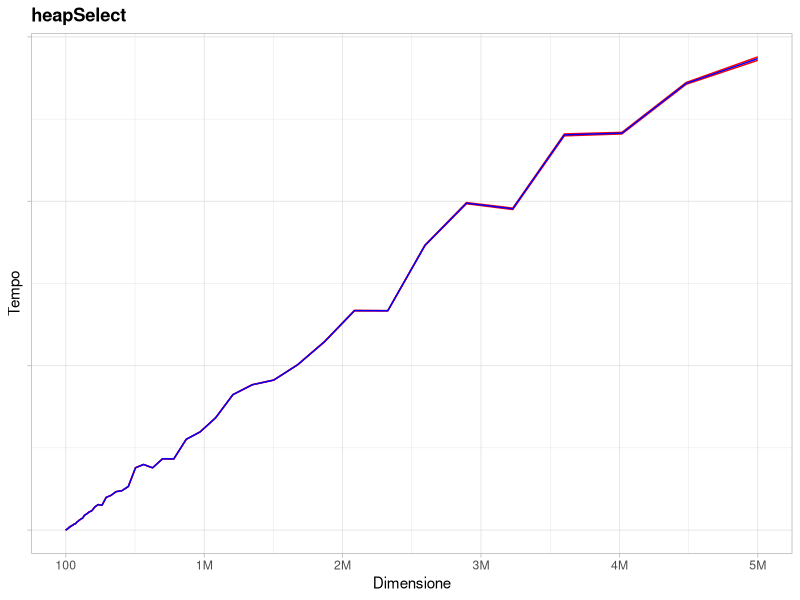
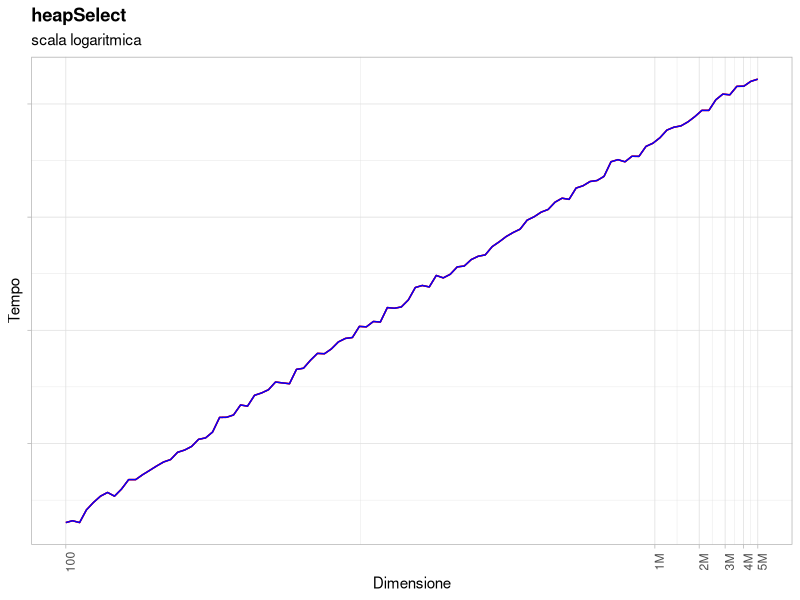
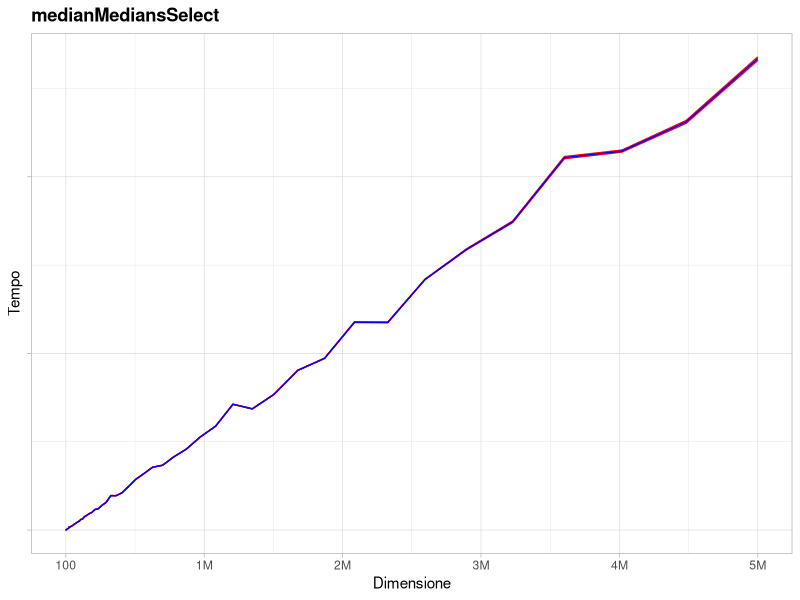
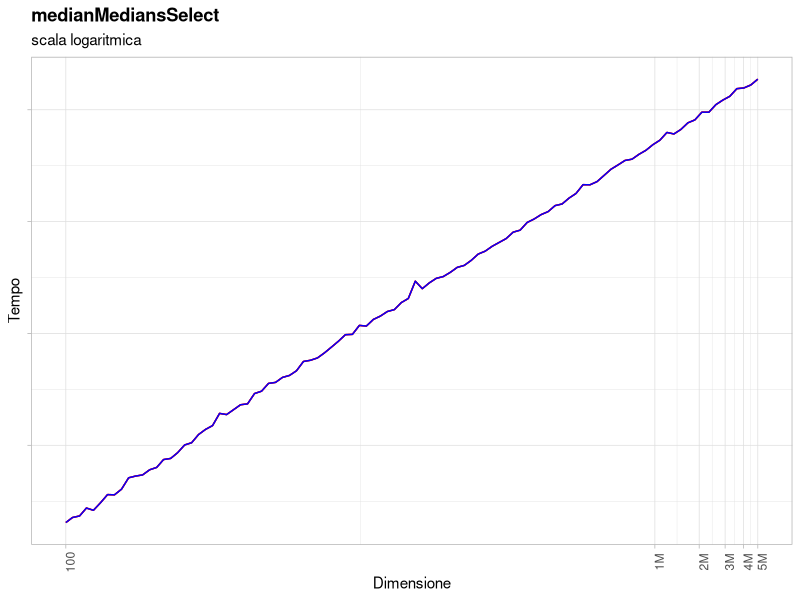
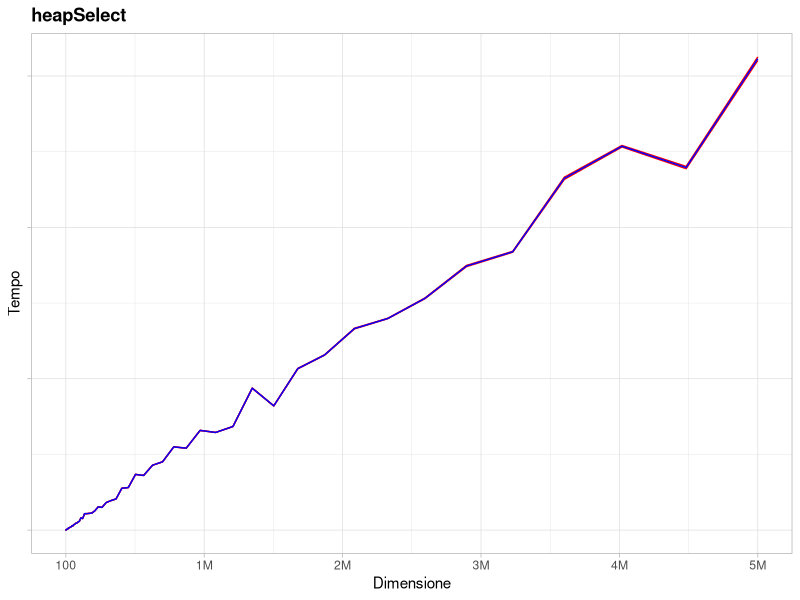
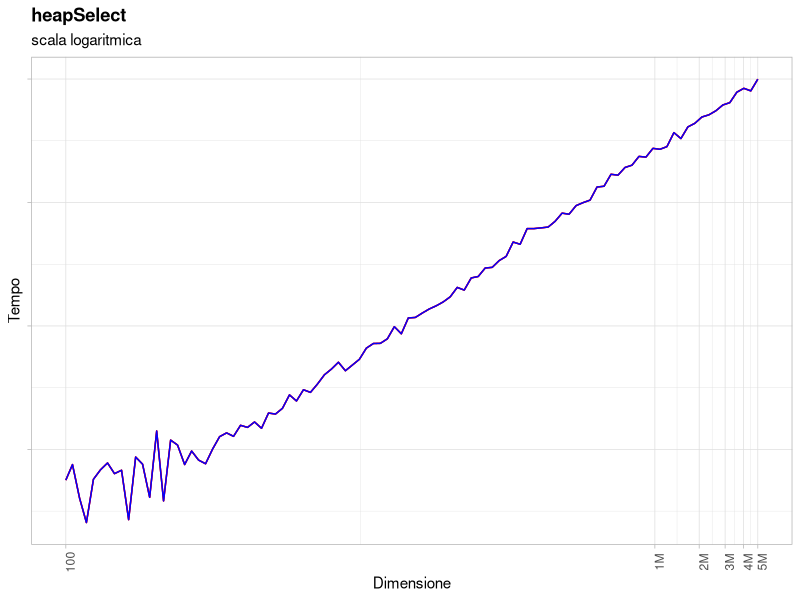
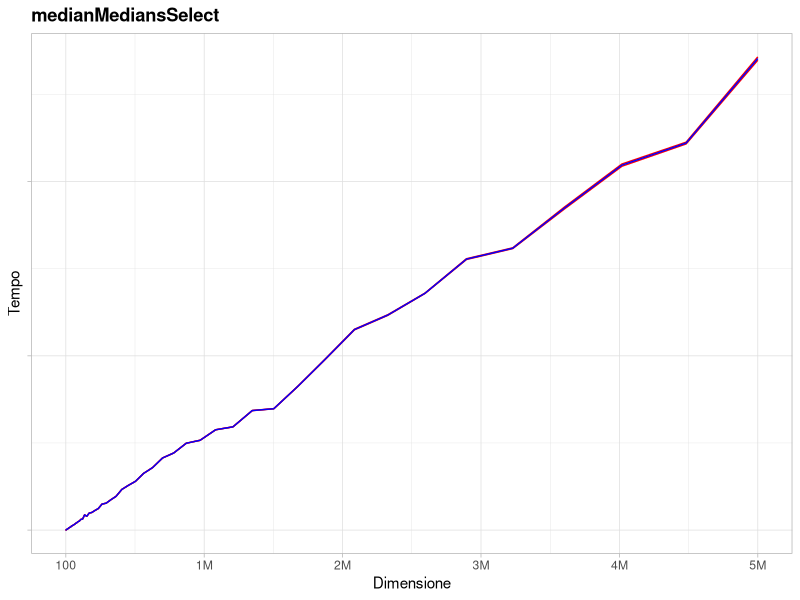
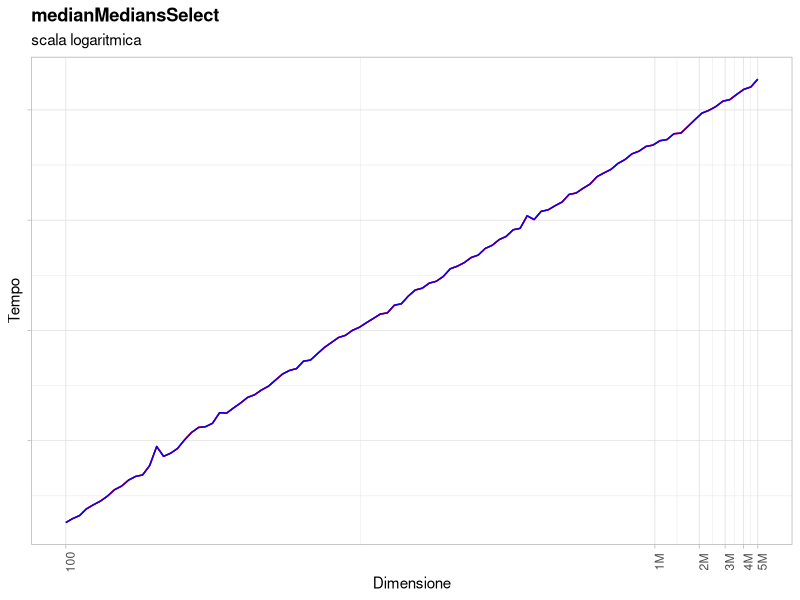

These charts were generated, in order, by the following R code:
## ---- chunk 1
library(dplyr)
library(ggplot2)
## ---- chunk 2
# importare da folder dataset/
fixed_k <- read.csv("dataset/fixed_k_times.csv")
random_k <- read.csv("dataset/random_k_times.csv")
worst_case <- read.csv("dataset/worst_case_qk.csv")
## ---- chunk 3
# statistiche (media, varianza) algoritmi con k fissato
fixed_k_stats <- fixed_k %>%
  group_by( size, algorithm ) %>%
  summarise( average_time = mean(time), variance = var(time) ) %>%
  arrange( size )
# View(fixed_k_stats)

# statistiche (media, varianza) algoritmi con k random
random_k_stats <- random_k %>%
  group_by( size, algorithm ) %>%
  summarise( average_time = mean(time), variance = var(time) ) %>%
  arrange( size )
# View(random_k_stats)

# statistiche (media, varianza) per il caso peggiore quickSelect
worst_case_stats <- worst_case %>%
  group_by( size ) %>%
  summarise( average_time = mean(time), variance = var(time) ) %>%
  arrange( size )
# View(worst_case_stats)
## ---- chunk 4
plot_algorithm <- function(algorithm_df, algorithm_name){
  algorithm_df %>% 
    filter(algorithm == algorithm_name) %>% 
    ggplot(aes(x = size, y = average_time)) +
    geom_ribbon(aes(ymin = (average_time - (variance/2)), ymax = (average_time + (variance/2))), color = "red", fill = "lightgray", alpha = .3) +
    geom_line(color = "blue") +
    labs(x = "Dimensione", y = "Tempo", title = algorithm_name) +
    scale_x_continuous(breaks = c(100, 1000000, 2000000, 3000000, 4000000, 5000000), labels = c("100", "1M", "2M", "3M", "4M", "5M")) +
    theme_light()+
    theme(axis.text.y = element_blank(),
          plot.title = element_text(face = "bold"))
}

plot_algorithm_log <- function(algorithm_df, algorithm_name){
  algorithm_df %>% 
    filter(algorithm == algorithm_name) %>% 
    ggplot(aes(x = size, y = average_time)) + 
    scale_x_continuous(breaks = c(100, 1000000, 2000000, 3000000, 4000000, 5000000), labels = c("100", "1M", "2M", "3M", "4M", "5M"), trans = 'log2') + 
    scale_y_continuous(trans = 'log2') + 
    geom_ribbon(aes(ymin = (average_time - (variance/2)), ymax = (average_time + (variance/2))), color = "red", fill = "lightgray", alpha = .3) +
    geom_line(color = "blue") +
    labs(x = "Dimensione", y = "Tempo", title = algorithm_name, subtitle = "scala logaritmica") +
    theme_light() +
    theme(axis.text.y = element_blank(),
          plot.title = element_text(face = "bold"),
          axis.text.x=element_text(angle = 90))
}
## ---- chunk 5
plot_algorithm(fixed_k_stats, "heapSelect")
plot_algorithm_log(fixed_k_stats, "heapSelect")

plot_algorithm(fixed_k_stats, "medianMediansSelect")
plot_algorithm_log(fixed_k_stats, "medianMediansSelect")

plot_algorithm(random_k_stats, "heapSelect")
plot_algorithm_log(random_k_stats, "heapSelect")

plot_algorithm(random_k_stats, "medianMediansSelect")
plot_algorithm_log(random_k_stats, "medianMediansSelect")
